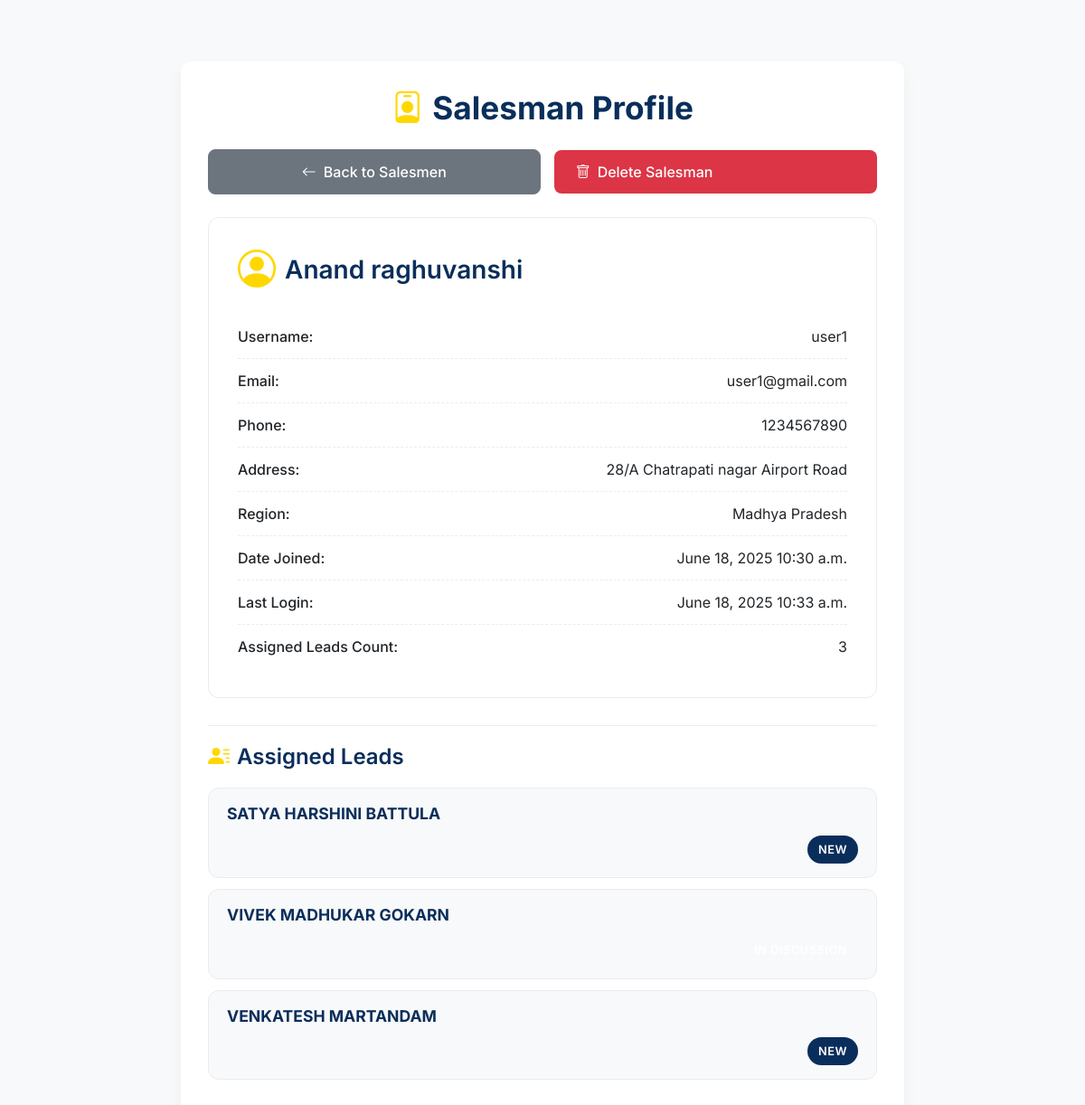
/viewSalesman/user1@gmail.com/ (signed in), run on an earlier commit of the app's database.
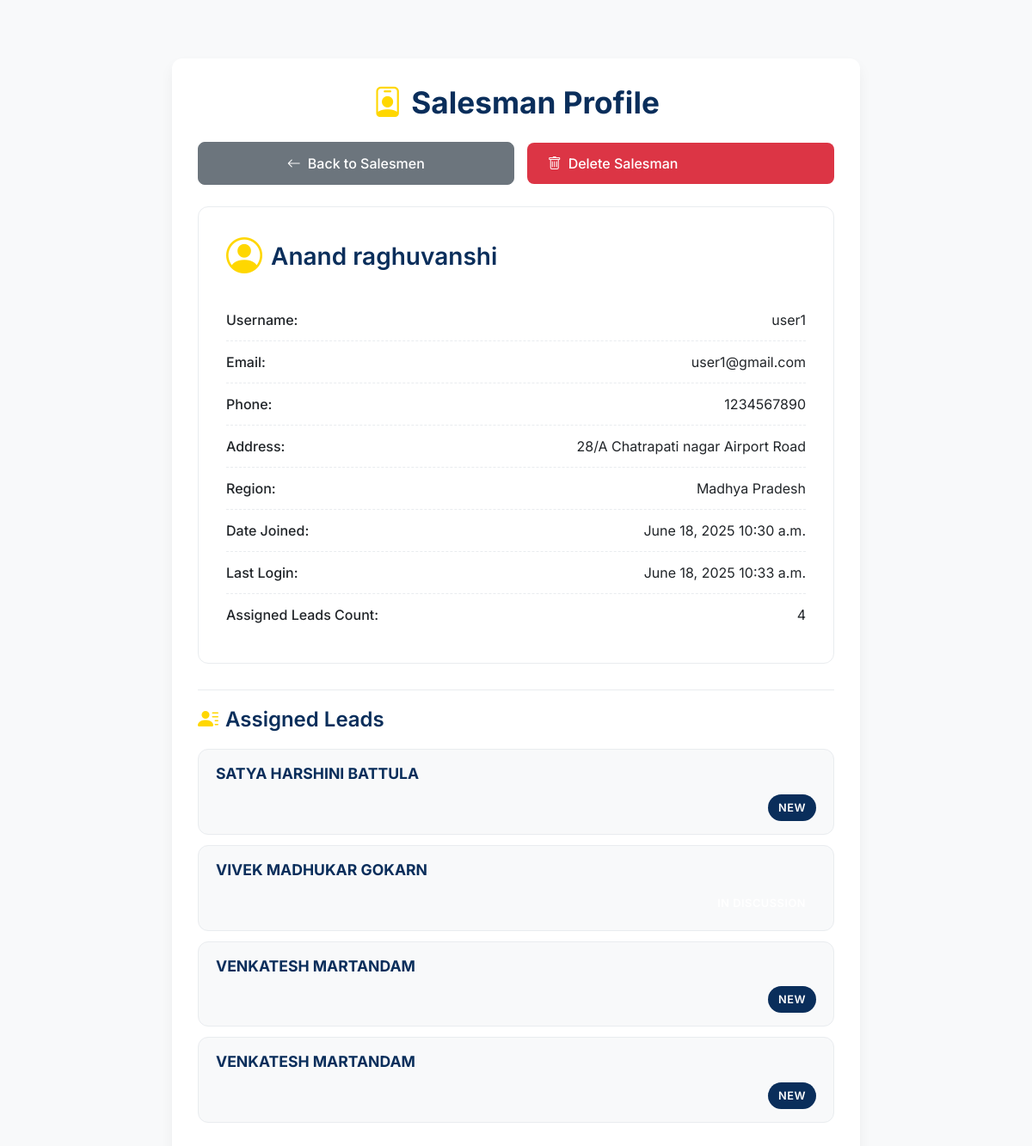
And on a later commit of the database.
### salesmanPanel/models.py (models this page shows, shortened)
class Lead(models.Model):
    STATUS_CHOICES = [
        ('New', 'New'),
        ('Contacted', 'Contacted'),
        ('In Discussion', 'In Discussion'),
        ('Not Interested', 'Not Interested'),
        ('Converted', 'Converted'),
    ]
    PRIORITY_CHOICES = [
        ('Hot', 'Hot'),
        ('Warm', 'Warm'),
        ('Cold', 'Cold'),
    ]
    name = models.CharField(max_length=100)
    email = models.EmailField()
    phone = models.CharField(max_length=15)
    city = models.CharField(max_length=100, blank=True)
    company = models.CharField(max_length=100, blank=True)
    role = models.CharField(max_length=100, blank=True)
    interest = models.TextField(null=True)
    budget = models.CharField(max_length=50, blank=True)
    lead_source = models.CharField(max_length=100, blank=True)
    status = models.CharField(max_length=20, choices=STATUS_CHOICES, default='New')
    priority = models.CharField(max_length=10, choices=PRIORITY_CHOICES, default='Warm')
    notes = models.TextField(blank=True)
    assigned_to = models.ForeignKey(settings.AUTH_USER_MODEL, on_delete=models.SET_NULL, null=True, blank=True)
    created_at = models.DateTimeField(auto_now_add=True)
    updated_at = models.DateTimeField(auto_now=True)
    category = models.ForeignKey('category', on_delete=models.SET_NULL, null=True, blank=True)

### salesmanPanel/views.py (the view)
# urls.py: path('viewSalesman/<str:email>/', views.viewSalesman, name='viewSalesman'),
def viewSalesman(request, email):
    if not request.user.is_authenticated or not request.user.is_superuser:
        return redirect('loginAdmin')  # Redirect to login if user is not authenticated or not an admin
    try:
        salesman = CustomUser.objects.get(email=email, is_superuser=False)  # Get the salesman by email
    except CustomUser.DoesNotExist:
        messages.error(request, "Salesman does not exist")
        return redirect('viewCategory')  # Redirect if salesman not found
    assigned_leads = Lead.objects.filter(assigned_to=salesman)
    assigned_leads_count = assigned_leads.count()
    context = {
        'selected_salesman': salesman,
        'assigned_leads_count': assigned_leads_count,
        'assigned_leads': assigned_leads,  # Pass the leads to the template
    }
    return render(request, 'salesmanPortal/viewSalesman.html', context)  # Render the view salesman template

### templates/salesmanPortal/viewSalesman.html (shortened to what the changed rows need)
<!DOCTYPE html>
<html lang="en">
<head>
    <link href="https://cdn.jsdelivr.net/npm/bootstrap@5.3.2/dist/css/bootstrap.min.css" rel="stylesheet">
    <link rel="stylesheet" href="https://cdn.jsdelivr.net/npm/bootstrap-icons@1.11.1/font/bootstrap-icons.css">
</head>
<body>
    <div class="container mt-5">
        {% if selected_salesman %}
            <h1 class="text-center"><i class="bi bi-person-badge"></i> Salesman Profile</h1>
            <div class="actions-row">
                <a href="{% url 'viewBDAs' %}" class="btn btn-secondary">
                    <i class="bi bi-arrow-left"></i> Back to Salesmen
                </a>
                <a href="#" class="btn btn-delete-salesman" id="deleteSalesmanBtn"
                   data-salesman-email="{{ selected_salesman.email }}">
                    <i class="bi bi-trash"></i> Delete Salesman
                </a>
            </div>
            <div class="card mb-3">
                <div class="card-body">
                    <h5 class="card-title"><i class="bi bi-person-circle"></i> {{ selected_salesman.first_name }} {{ selected_salesman.last_name }}</h5>
                    <div class="detail-row">
                        <span><strong>Username:</strong></span>
                        <span>{{ selected_salesman.username }}</span>
                    </div>
                    <div class="detail-row">
                        <span><strong>Email:</strong></span>
                        <span>{{ selected_salesman.email }}</span>
                    </div>
                    {% if selected_salesman.phone %}
                    <div class="detail-row">
                        <span><strong>Phone:</strong></span>
                        <span>{{ selected_salesman.phone }}</span>
                    </div>
                    {% endif %}
                    {% if selected_salesman.address %}
                    <div class="detail-row">
                        <span><strong>Address:</strong></span>
                        <span>{{ selected_salesman.address }}</span>
                    </div>
                    {% endif %}
                    {% if selected_salesman.region %}
                    <div class="detail-row">
                        <span><strong>Region:</strong></span>
                        <span>{{ selected_salesman.region }}</span>
                    </div>
                    {% endif %}
                    <div class="detail-row">
                        <span><strong>Date Joined:</strong></span>
                        <span>{{ selected_salesman.date_joined|date:"F d, Y P" }}</span>
                    </div>
                    {% if selected_salesman.last_login %}
                    <div class="detail-row">
                        <span><strong>Last Login:</strong></span>
                        <span>{{ selected_salesman.last_login|date:"F d, Y P" }}</span>
                    </div>
                    {% else %}
                    <div class="detail-row">
                        <span><strong>Last Login:</strong></span>
                        <span>Never logged in</span>
                    </div>
                    {% endif %}
                    <div class="detail-row">
                        <span><strong>Assigned Leads Count:</strong></span>
                        <span>{{ assigned_leads_count }}</span>
                    </div>
                </div>
            </div>
            <div class="leads-section">
                <h4><i class="bi bi-person-lines-fill"></i> Assigned Leads</h4>
                {% if assigned_leads %}
                    {% for lead in assigned_leads %}
                        <a href="{% url 'viewLead' lead.id %}" class="lead-item text-decoration-none">
                            <div>
                                <strong>{{ lead.name }}</strong>
                            </div>
                            <span class="lead-status status-{{ lead.status|lower|cut:' ' }}">
                                {{ lead.status }}
                            </span>
                        </a>
                    {% endfor %}
                {% else %}
                    <div class="alert alert-info" role="alert">
                        <i class="bi bi-info-circle-fill"></i> No leads currently assigned to this salesman.
                    </div>
                {% endif %}
            </div>
        {% endif %}
    </div>
</body>
</html>

What changed in the data, as far as the page shows it:
now on this page (row edited): Lead: name "VENKATESH MARTANDAM", status "NEW"
Also different on the page:
{{ assigned_leads_count }}: "3" → "4"
